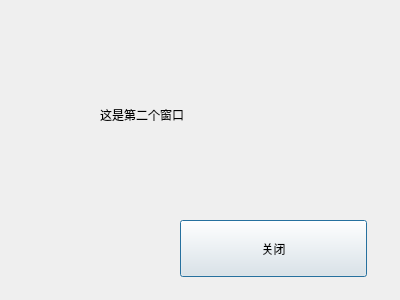
<?xml version="1.0" encoding="UTF-8"?>
<ui version="4.0">
 <class>Dialog</class>
 <widget class="QDialog" name="Dialog">
  <property name="geometry">
   <rect>
    <x>0</x>
    <y>0</y>
    <width>400</width>
    <height>300</height>
   </rect>
  </property>
  <property name="windowTitle">
   <string>Dialog</string>
  </property>
  <widget class="QLabel" name="label">
   <property name="geometry">
    <rect>
     <x>100</x>
     <y>100</y>
     <width>210</width>
     <height>30</height>
    </rect>
   </property>
   <property name="text">
    <string>这是第二个窗口</string>
   </property>
  </widget>
  <widget class="QPushButton" name="closePushButton">
   <property name="geometry">
    <rect>
     <x>180</x>
     <y>220</y>
     <width>187</width>
     <height>57</height>
    </rect>
   </property>
   <property name="text">
    <string>关闭</string>
   </property>
  </widget>
 </widget>
 <resources/>
 <connections/>
</ui>
